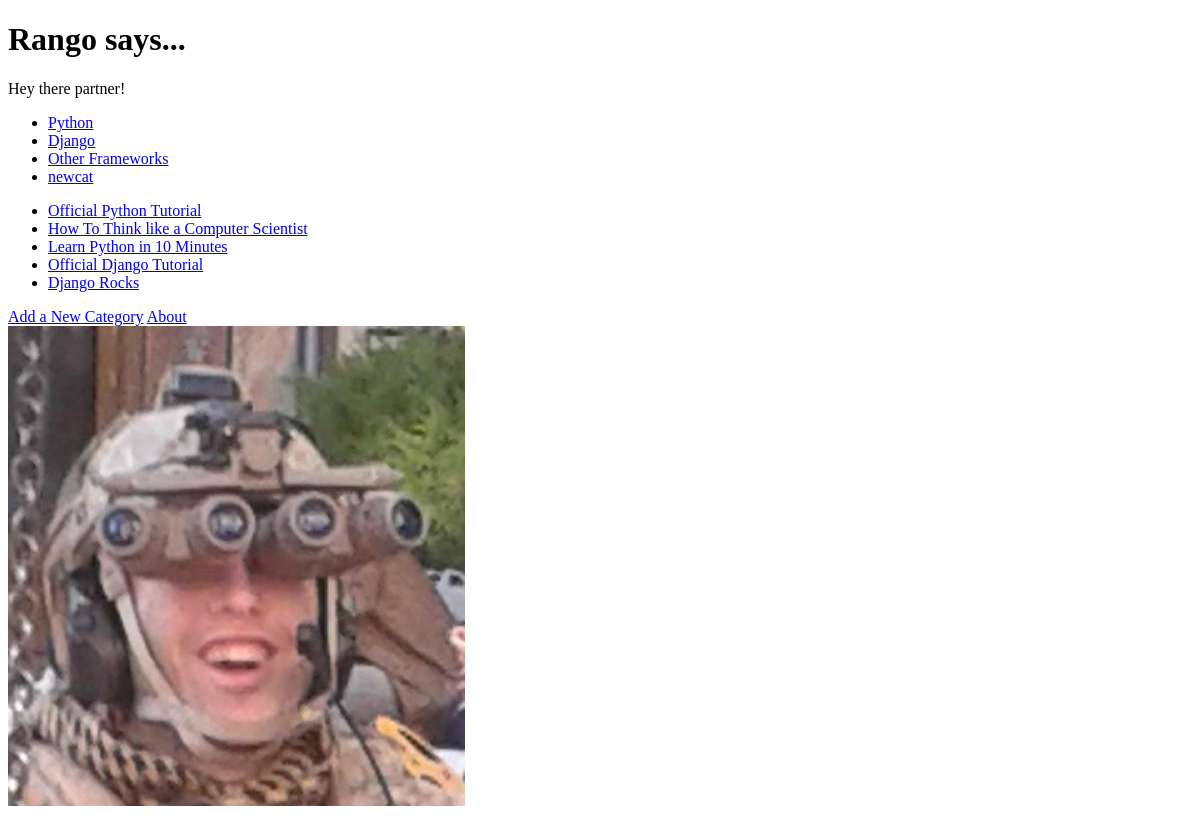
Before: / with the older database file.
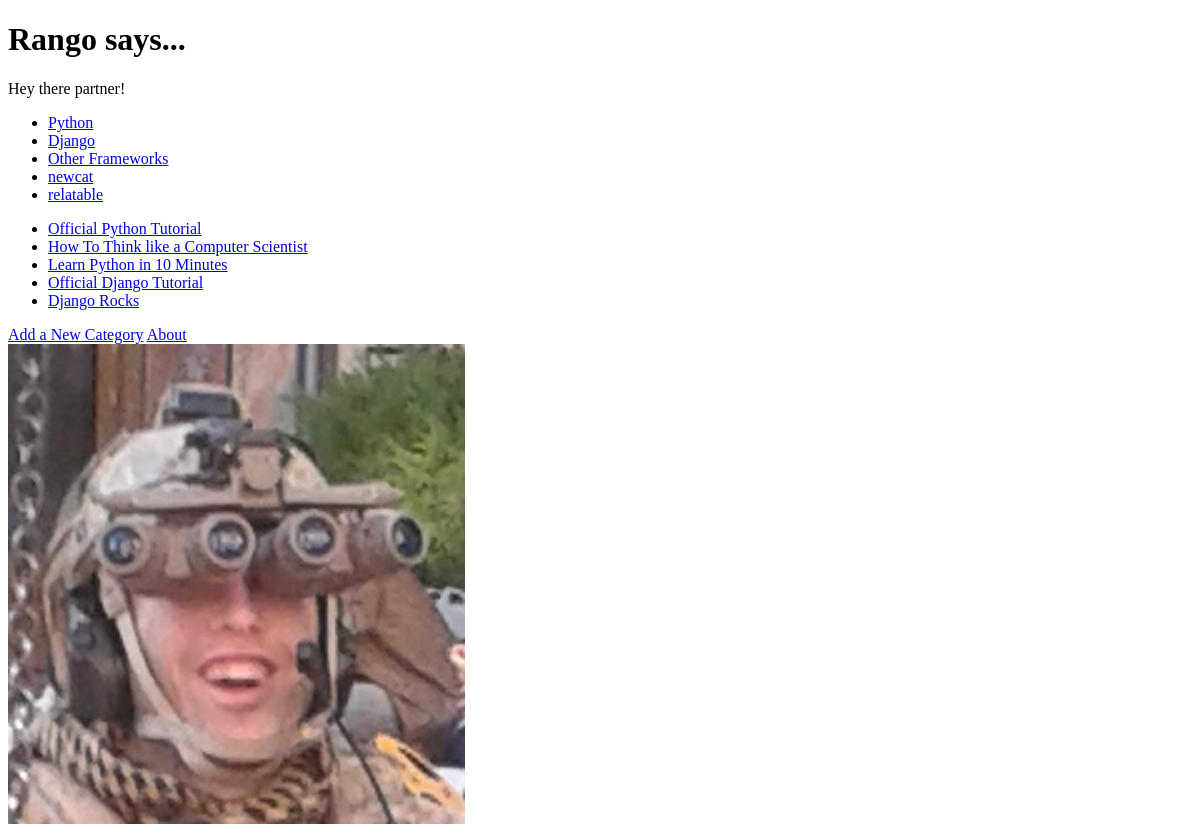
After: the same page with the newer database file.
### rango/models.py (models this page shows, shortened)
class Category(models.Model):
    name = models.CharField(max_length=128, unique=True)
    views = models.IntegerField(default=0)
    likes = models.IntegerField(default=0)
    slug = models.SlugField(unique=True)
    class Meta:
        verbose_name_plural = 'Categories'

class Page(models.Model):
    category = models.ForeignKey(Category)
    title = models.CharField(max_length=128)
    url = models.URLField()
    views = models.IntegerField(default=0)

### rango/views.py (the view)
# urls.py: url(r'^$', views.index, name='index'),
def index(request):
    category_list = Category.objects.order_by('-likes')[:5]
    page_list = Page.objects.order_by('-views')[:5]
    context_dict = {'categories': category_list, 'pages': page_list}
    return render(request, 'rango/index.html', context=context_dict)

### templates/rango/index.html (shortened to what this page needs)
<!DOCTYPE html>
{% load staticfiles %}
<html>
	<head>
	</head>
	<body>
		<h1>Rango says...</h1>
		<div>Hey there partner!</div>
		<div>
		{% if categories %}
			<ul>
				{% for category in categories %}
				<li><a href="/rango/category/{{ category.slug }}"> {{ category.name }}</a> </li>
				{% endfor %}
			</ul>
		{% else %}
			<strong> There are no categories present. </strong>
		{% endif %}
		</div>
		<div>
		{% if pages %}
			<ul>
				{% for page in pages %}
				<li><a href="{{ page.url }}"> {{ page.title }}</a> </li>
				{% endfor %}
			</ul>
		{% else %}
			<strong> There are no pages present. </strong>
		{% endif %}
		</div>
		<div>
			<a href="/rango/add_category/">Add a New Category</a>
			<a href='/rango/about/'>About</a><br />
			<img src='{% static 'images/rango.jpg' %}'
			     alt='Picture of Rango' />
		</div>
	</body>
</html>

Changed rows visible on the page:
added Category: name "relatable"
